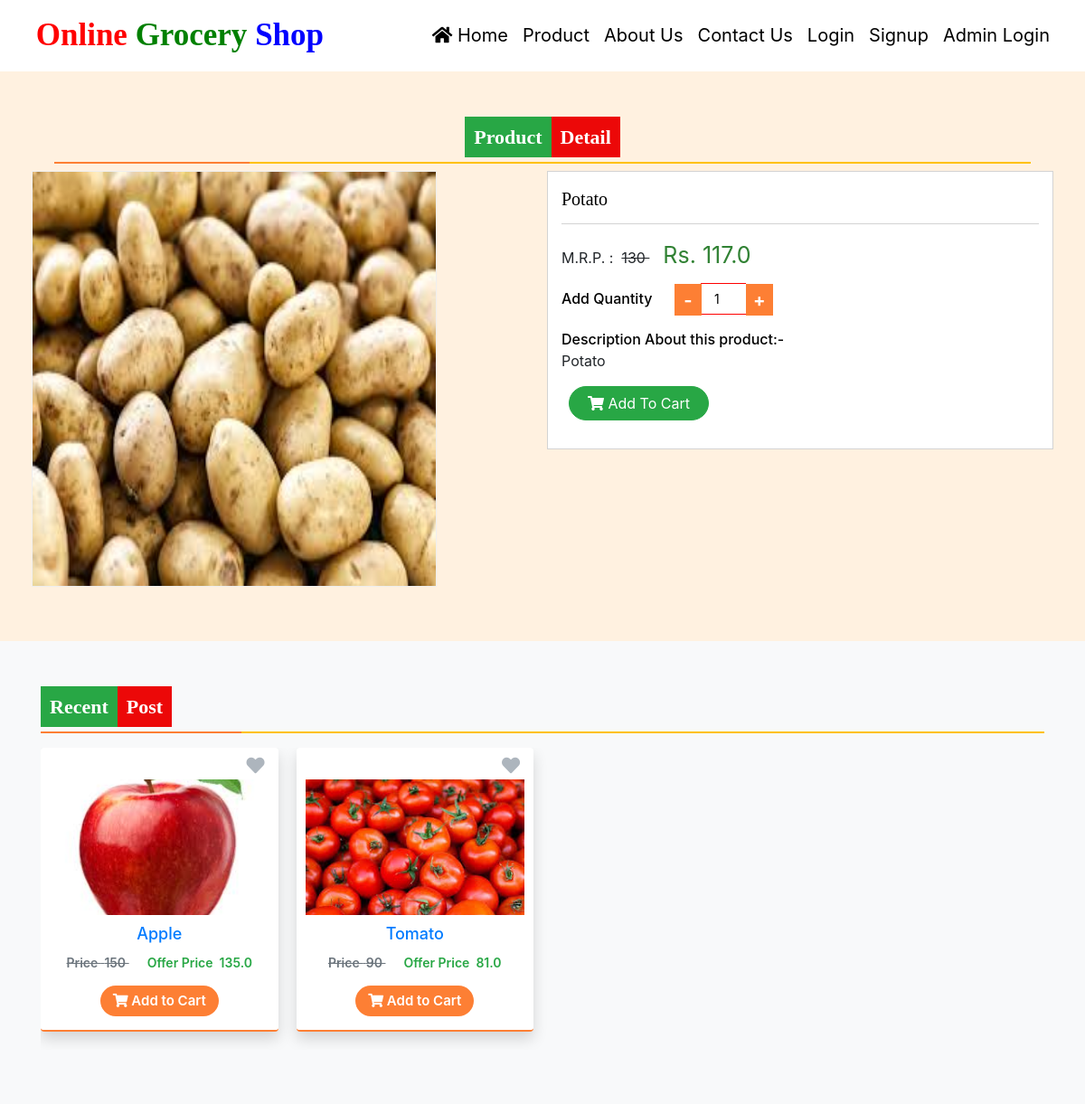
Screenshot of /product-detail/1/ with the database file from the repository.
### groceryapp/models.py (models this page shows, shortened)
class Product(models.Model):
    category = models.ForeignKey(Category, on_delete=models.CASCADE, null=True, blank=True)
    name = models.CharField(max_length=100, null=True, blank=True)
    image = models.FileField(null=True, blank=True)
    description = models.TextField(null=True, blank=True)
    price = models.CharField(max_length=100, null=True, blank=True)
    discount = models.CharField(max_length=100, null=True, blank=True)
    updated = models.DateTimeField(auto_now=True)
    created = models.DateTimeField(auto_now_add=True)

### groceryapp/views.py (the view)
# urls.py: path('product-detail/<int:pid>/', product_detail, name="product_detail"),
def product_detail(request, pid):
    product = Product.objects.get(id=pid)
    latest_product = Product.objects.filter().exclude(id=pid).order_by('-id')[:10]
    return render(request, "product_detail.html", locals())

### groceryapp/templatetags/custom_tags.py (called while the page is built)
@register.filter()
def applydiscount(pid):
    data = Product.objects.get(id=pid)
    price = int(data.price) * (100 - int(data.discount))/100
    return price

### groceryapp/templates/product_detail.html (shortened to what this page needs)
{% load static custom_tags %}
<html>
<head>
    <link href="{% static 'css/product-detail.css' %}" rel="stylesheet"/>
    <link href="https://w3learnpoint.com/cdn/jquery-picZoomer.css" rel="stylesheet"/>
    <link href="https://cdnjs.cloudflare.com/ajax/libs/OwlCarousel2/2.3.4/assets/owl.carousel.css" rel="stylesheet"/>
    <link href="https://cdnjs.cloudflare.com/ajax/libs/OwlCarousel2/2.3.4/assets/owl.theme.default.min.css" rel="stylesheet"/>
</head>
<body>
{% include 'navigation.html' %}
<section id="services" class="services section-bg">
    <div class="container">
      <div class="col-sm-12 text-center mb-4 title_bx">
        <h3 class="title"><span class="header-title-1">Product</span><span class="header-title-2">Detail</span></h3>
      </div>
       <div class="row row-sm">
          <div class="col-md-6 _boxzoom">
             <div class="_product-images">
                <div class="picZoomer">
                   <img class="my_img" src="{{product.image.url}}" alt="Grocery images">
                </div>
             </div>
          </div>
          <div class="col-md-6">
             <div class="_product-detail-content">
                <p class="_p-name product-name">{{product.name}} </p>
                <div class="_p-price-box">
                   <div class="p-list">
                      <span> M.R.P. :  <del> {{product.price}}  </del>   </span>
                      <span class="price"> Rs. {{product.id|applydiscount}} </span>
                   </div>
                   <div class="_p-add-cart">
                      <div class="_p-qty">
                         <span>Add Quantity</span>
                         <div class="value-button decrease_" id="" value="Decrease Value">-</div>
                         <input type="number" name="qty" id="number" value="1" />
                         <div class="value-button increase_" id="" value="Increase Value">+</div>
                      </div>
                   </div>
                   <div class="_p-features">
                      <span> Description About this product:- </span>
                      {{product.description}}
                   </div>
                   <form action="" method="post" accept-charset="utf-8">
                      <div class="_p-qty-and-cart">
                         <div class="_p-add-cart">
                            <a href="/add-to-cart/{{product.id}}/" class="btn-theme btn btn-success" tabindex="0">
                            <i class="fa fa-shopping-cart"></i> Add to Cart
                            </a>
                         </div>
                      </div>
                   </form>
                </div>
             </div>
          </div>
       </div>
    </div>
</section>
<section class="sec bg-light">
    <div class="container">
       <div class="row">
          <div class="col-sm-12 title_bx">
             <h3 class="title"> <span class="header-title-1">Recent</span><span class="header-title-2">Post</span></h3>
          </div>
       </div>
       <div class="row">
          <div class="col-md-12 list-slider mt-4">
             <div class="owl-carousel common_wd  owl-theme" id="recent_post">
                 {% for i in latest_product %}
                <div class="item">
                   <div class="sq_box shadow">
                      <div class="pdis_img">
                         <span class="wishlist">
                         <a alt="Add to Wish List" title="Add to Wish List" href="javascript:void(0);"> <i class="fa fa-heart"></i></a>
                         </span>
                         <a href="#">
                         <img src="{{i.image.url}}">
                         </a>
                      </div>
                      <h4 class="mb-1"> <a href="/product-detail/{{i.id}}/"> {{i.name}} </a> </h4>
                      <div class="price-box mb-2">
                         <span class="price"> Price  {{i.price}} </span>
                         <span class="offer-price"> Offer Price  {{i.id|applydiscount}} </span>
                      </div>
                      <div class="btn-box text-center">
                         <a class="btn btn-sm" href="javascript:void(0);"> <i class="fa fa-shopping-cart"></i> Add to Cart </a>
                      </div>
                   </div>
                </div>
                {% endfor %}
             </div>
          </div>
       </div>
    </div>
</section>

### groceryapp/static/css/product-detail.css (style rules this page uses)
.picZoomer { position: relative; }
.my_img { vertical-align: middle; position: absolute; top: 0; bottom: 0; margin: auto; height: 100%; }
.section-bg { background-color: #fff1e0; }
section { padding: 60px 0; }
.row-sm .col-md-6 { padding-left: 5px; padding-right: 5px; }
._boxzoom ._product-images { width: 80%; display: inline-block; }
._boxzoom ._product-images .picZoomer { width: 100%; }
._boxzoom ._product-images .picZoomer .picZoomer-pic-wp img { left: 0px; }
._boxzoom ._product-images .picZoomer img.my_img { width: 100%; }
._product-detail-content { background: #fff; padding: 15px; border: 1px solid lightgray; }
._product-detail-content p._p-name { color: black; font-size: 20px; border-bottom: 1px solid lightgray; padding-bottom: 12px; }
.p-list span { margin-right: 15px; }
.p-list span.price { font-size: 25px; color: #318234; }
._p-qty > span { color: black; margin-right: 15px; font-weight: 500; }
._p-qty .value-button { display: inline-flex; border: 0px solid #ddd; margin: 0px; width: 30px; height: 35px; justify-content: center; align-items: center; background: #fd7f34; -webkit-touch-callout: none; -webkit-user-select: none; -khtml-user-select: none; -moz-user-select: none; -ms-user-select: none; user-select: none; color: #fff; }
._p-qty .value-button { border: 0px solid #fe0000; height: 35px; font-size: 20px; font-weight: bold; }
._p-qty input#number { text-align: center; border: none; border-top: 1px solid #fe0000; border-bottom: 1px solid #fe0000; margin: 0px; width: 50px; height: 35px; font-size: 14px; box-sizing: border-box; }
._p-add-cart { margin-left: 0px; margin-bottom: 15px; }
.p-list { margin-bottom: 10px; }
._p-features > span { display: block; font-size: 16px; color: #000; font-weight: 500; }
._p-add-cart .btn { text-transform: capitalize; padding: 6px 20px; border-radius: 52px; }
._p-add-cart .btn { margin: 0px 8px; }
.title_bx h3.title { font-size: 22px; text-transform: capitalize; position: relative; color: #fd7f34; font-weight: 700; line-height: 1.2em; }
.title_bx h3.title:before { content: ""; height: 2px; width: 20%; position: absolute; left: 0px; z-index: 1; top: 40px; background-color: #fd7f34; }
.title_bx h3.title:after { content: ""; height: 2px; width: 100%; position: absolute; left: 0px; top: 40px; background-color: #ffc107; }
._p-qty .decrease_ { position: relative; right: -5px; top: 3px; }
._p-qty .increase_ { position: relative; top: 3px; left: -5px; }
.sq_box { padding-bottom: 5px; border-bottom: solid 2px #fd7f34; background-color: #fff; text-align: center; padding: 15px 10px; margin-bottom: 20px; border-radius: 4px; }
.item .sq_box span.wishlist { right: 5px !important; }
.sq_box span.wishlist { position: absolute; top: 10px; right: 20px; }
.sq_box span { font-size: 14px; font-weight: 600; margin: 0px 10px; }
.sq_box span.wishlist i { color: #adb5bd; font-size: 20px; }
.sq_box h4 { font-size: 18px; text-align: center; font-weight: 500; color: #343a40; margin-top: 10px; margin-bottom: 10px !important; }
.sq_box .price-box { margin-bottom: 15px !important; }
.sq_box .btn { border-radius: 50px; padding: 5px 13px; font-size: 15px; color: #fff; background-color: #fd7f34; font-weight: 600; }
.sq_box .price-box span.price { text-decoration: line-through; color: #6c757d; }
.sq_box .price-box span.offer-price { color:#28a745; }
.sq_box img { object-fit: cover; height: 150px !important; margin-top: 20px; }
.header-title-1 { background-color: #28a745; color:white; padding:10px; font-family: 'Times New Roman', Times, serif; }
.header-title-2 { background-color: #ec0808; color:white; padding:10px; font-family: 'Times New Roman', Times, serif; }
.product-name { font-family: 'Times New Roman', Times, serif; }

### groceryapp/static/css/mystyle.css (style rules this page uses)
html { scroll-behavior:smooth; }

### rows the page displays
Product: image (picture), name "Potato", price "130", id|applydiscount "117.0", description "Potato"
Product: image (picture), name "Apple", price "150", id|applydiscount "135.0"
Product: image (picture), name "Tomato", price "90", id|applydiscount "81.0"
